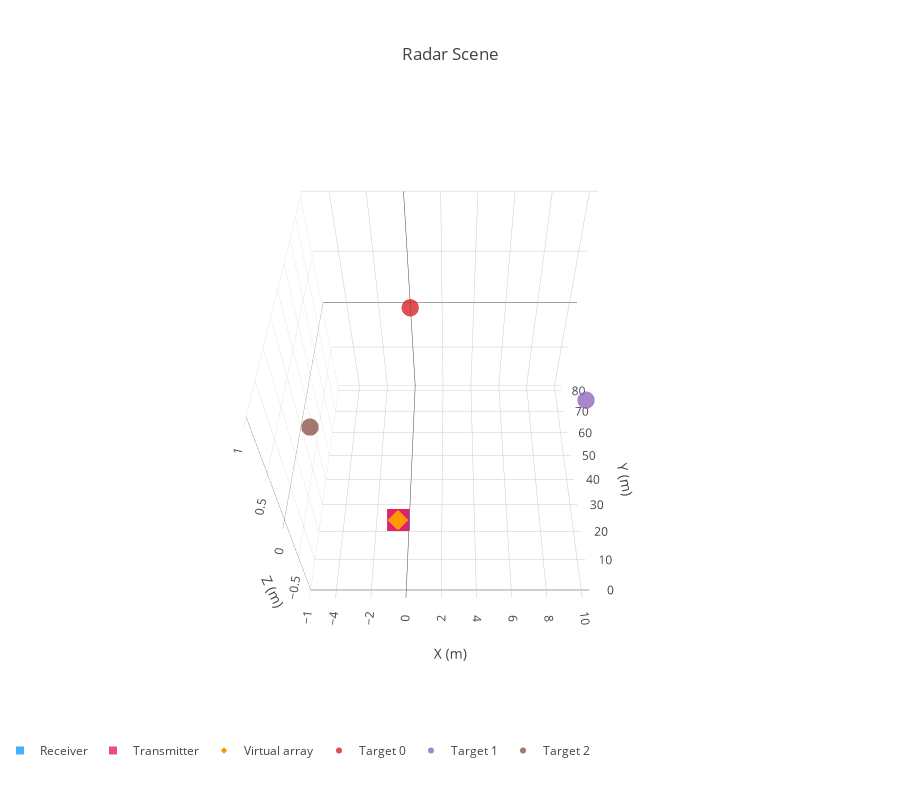

The notebook cell this image was saved under:
### Code cell
from plotly.offline import download_plotlyjs, init_notebook_mode, plot, iplot
import plotly.graph_objs as go
from plotly import tools

init_notebook_mode(connected=True)

rx_loc_x = np.zeros(len(rx["array"]))
rx_loc_y = np.zeros(len(rx["array"]))
rx_loc_z = np.zeros(len(rx["array"]))
for rx_idx, rx_element in enumerate(rx["array"]):
    rx_loc_x[rx_idx] = rx_element["x"]
    rx_loc_y[rx_idx] = rx_element["y"]
    rx_loc_z[rx_idx] = rx_element["z"]

tx_loc_x = np.zeros(len(tx["array"]))
tx_loc_y = np.zeros(len(tx["array"]))
tx_loc_z = np.zeros(len(tx["array"]))
for tx_idx, tx_element in enumerate(tx["array"]):
    tx_loc_x[tx_idx] = tx_element["x"]
    tx_loc_y[tx_idx] = tx_element["y"]
    tx_loc_z[tx_idx] = tx_element["z"]

virtual_loc_x = np.zeros(len(radar.sys_params['virtual_array']))
virtual_loc_y = np.zeros(len(radar.sys_params['virtual_array']))
virtual_loc_z = np.zeros(len(radar.sys_params['virtual_array']))
for virtual_idx, virtual_element in enumerate(radar.sys_params['virtual_array']):
    virtual_loc_x[virtual_idx] = virtual_element["x"]
    virtual_loc_y[virtual_idx] = virtual_element["y"]
    virtual_loc_z[virtual_idx] = virtual_element["z"]

rx_axis = go.Scatter3d(
    x=rx_loc_x,
    y=rx_loc_y,
    z=rx_loc_z,
    mode="markers",
    name="Receiver",
    marker=dict(
        color="rgb(17, 157, 255)", size=8, opacity=0.8, symbol="square"),
)

tx_axis = go.Scatter3d(
    x=tx_loc_x,
    y=tx_loc_y,
    z=tx_loc_z,
    mode="markers",
    name="Transmitter",
    marker=dict(
        color="rgb(233, 30, 99)", size=8, opacity=0.8, symbol="square"),
)

virtual_axis = go.Scatter3d(
    x=virtual_loc_x,
    y=virtual_loc_y,
    z=virtual_loc_z,
    mode="markers",
    name="Virtual array",
    marker=dict(color="rgb(255, 152, 0)", size=5, opacity=1, symbol="diamond"),
)

data = [rx_axis, tx_axis, virtual_axis]

for target_idx, target in enumerate(targets):
    target_loc = go.Scatter3d(
        x=[target["x"]],
        y=[target["y"]],
        z=[target["z"]],
        mode="markers",
        name="Target " + str(target_idx),
        marker=dict(size=6, opacity=0.8),
    )
    data = data + [target_loc]

camera = dict(
    up=dict(x=0, y=0, z=1),
    center=dict(x=0, y=0, z=0),
    eye=dict(x=0, y=-1.5, z=1.8),
)

layout = go.Layout(
    title="Radar Scene",
    height=800,
    scene=dict(
        xaxis=dict(title="X (m)"),
        yaxis=dict(title="Y (m)"),
        zaxis=dict(title="Z (m)"),
        camera=camera,
        aspectmode="cube",
    ),
    margin=dict(l=0, r=0, b=120, t=120),
    legend=dict(orientation="h"),
)
fig = go.Figure(data=data, layout=layout)
iplot(fig, filename="radar_scene")

### Figure 1 — Plotly figure (JSON) as saved in the notebook; plotly's stock layout.template omitted (floating-point values rounded to 4 significant figures)
{"data": [{"marker": {"color": "rgb(17, 157, 255)", "opacity": 0.8, "size": 8, "symbol": "square"}, "mode": "markers", "name": "Receiver", "type": "scatter3d", "uid": "8f0ddb15-6f9d-4631-835d-f3ad5359230f", "x": [0, 0.006218, 0.01244, 0.01865], "y": [0, 0, 0, 0], "z": [0, 0, 0, 0]}, {"marker": {"color": "rgb(233, 30, 99)", "opacity": 0.8, "size": 8, "symbol": "square"}, "mode": "markers", "name": "Transmitter", "type": "scatter3d", "uid": "d201de15-91b6-4387-a85d-1c161887c736", "x": [-0.03109, -0.006218], "y": [0, 0], "z": [0, 0]}, {"marker": {"color": "rgb(255, 152, 0)", "opacity": 1, "size": 5, "symbol": "diamond"}, "mode": "markers", "name": "Virtual array", "type": "scatter3d", "uid": "ce8a9619-6932-4485-bd62-8096ff867c4e", "x": [-0.03109, -0.02487, -0.01865, -0.01244, -0.006218, 0, 0.006218, 0.01244], "y": [0, 0, 0, 0, 0, 0, 0, 0], "z": [0, 0, 0, 0, 0, 0, 0, 0]}, {"marker": {"opacity": 0.8, "size": 6}, "mode": "markers", "name": "Target 0", "type": "scatter3d", "uid": "75377cc5-cd09-48df-9255-b27554c04186", "x": [0], "y": [80], "z": [0]}, {"marker": {"opacity": 0.8, "size": 6}, "mode": "markers", "name": "Target 1", "type": "scatter3d", "uid": "37cf75a6-9ec4-4f26-af2d-e2aa83ebf094", "x": [10], "y": [40], "z": [0]}, {"marker": {"opacity": 0.8, "size": 6}, "mode": "markers", "name": "Target 2", "type": "scatter3d", "uid": "a24e65cf-d044-4513-bd11-d1e2ecaf0141", "x": [-5], "y": [30], "z": [0]}], "layout": {"height": 800, "legend": {"orientation": "h"}, "margin": {"b": 120, "l": 0, "r": 0, "t": 120}, "scene": {"aspectmode": "cube", "camera": {"center": {"x": 0, "y": 0, "z": 0}, "eye": {"x": 0, "y": -1.5, "z": 1.8}, "up": {"x": 0, "y": 0, "z": 1}}, "xaxis": {"title": {"text": "X (m)"}}, "yaxis": {"title": {"text": "Y (m)"}}, "zaxis": {"title": {"text": "Z (m)"}}}, "title": {"text": "Radar Scene"}}}
